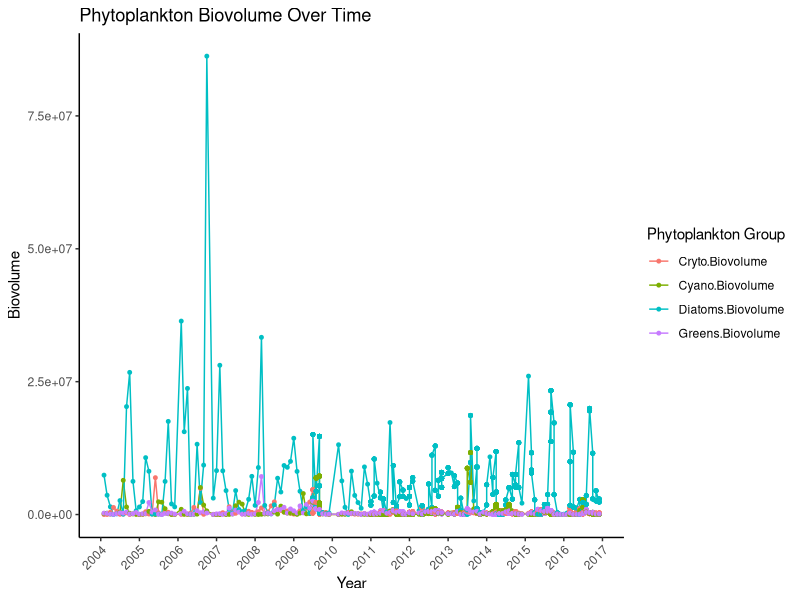
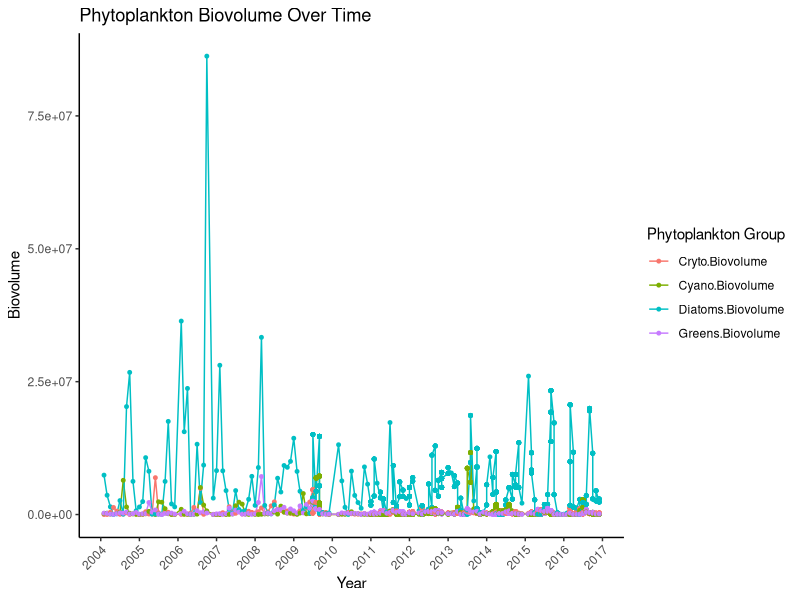

These charts were generated, in order, by the following R code: (Note: this script raises an error after producing the figures.)
#3/3/25
#plotting phytoplankton biovolumes

#library 
library(tidyverse)

#loading data
cryto_data<-read.csv("data/raw/csv/cryto_phyto_2004-2016.csv")
cyano_data<-read.csv("data/raw/csv/cyano_phyto_2004-2016.csv")
diatoms_data<-read.csv("data/raw/csv/diatoms_phyto_2004-2016.csv")
greens_data<-read.csv("data/raw/csv/greens_phyto_2004-2016.csv")

View(cryto_data)

#clean up the date format in data set
cryto_data<- cryto_data %>% 
  mutate(Date=dmy(Date),
         year = year(Date),  # Extract year
         month = month(Date),
         YearMonth = as.Date(paste(year, month, "01", sep = "-")))

cyano_data<- cyano_data %>% 
  mutate(Date=dmy(Date),
         year = year(Date),  # Extract year
         month = month(Date),
         YearMonth = as.Date(paste(year, month, "01", sep = "-")))

diatoms_data<- diatoms_data %>% 
  mutate(Date=dmy(Date),
         year = year(Date),  # Extract year
         month = month(Date),
         YearMonth = as.Date(paste(year, month, "01", sep = "-")))

greens_data<- greens_data %>% 
  mutate(Date=dmy(Date),
         year = year(Date),  # Extract year
         month = month(Date),
         YearMonth = as.Date(paste(year, month, "01", sep = "-")))

#combine into one dataset
biovol_data1 <- full_join(
  select(cryto_data, YearMonth, year, month, Cryto.Biovolume),  
  select(cyano_data, YearMonth, Cyano.Biovolume),  
  by = "YearMonth"
)
View(biovol_data1)

biovol_data2 <- full_join(
  select(diatoms_data, YearMonth, year, month, Diatoms.Biovolume),  
  select(greens_data, YearMonth, Greens.Biovolume),  
  by = "YearMonth"
)
View(biovol_data2)

biovol_fulldata <- full_join(
  select(biovol_data1, YearMonth, year, month, Cryto.Biovolume, Cyano.Biovolume),  
  select(biovol_data2, YearMonth, Diatoms.Biovolume, Greens.Biovolume),  
  by = "YearMonth")
View(biovol_fulldata)

#convert to long form 
biovol_long <- biovol_fulldata %>%
  pivot_longer(cols = ends_with("Biovolume"),  # Select biovolume columns
               names_to = "Phytoplankton_Group",  # Create new column for names
               values_to = "Biovolume")  # Create new column for values
View(biovol_long)

#plotting data biovolume over time grouped by phytoplankton group
plot_biovol<-ggplot(biovol_long, aes(x = YearMonth, y = Biovolume, color = Phytoplankton_Group)) +
  geom_line(linewidth=0.5) +  # Line plot
  geom_point(size=1) +  # Add points for better visibility
  scale_x_date(date_labels = "%Y", date_breaks = "1 year") +  # Format x-axis
  labs(title = "Phytoplankton Biovolume Over Time",
       x = "Year",
       y = "Biovolume",
       color = "Phytoplankton Group") +
  theme_classic() +  # Clean theme
  theme(axis.text.x = element_text(angle = 45, hjust = 1))  # Rotate x-axis labels

plot_biovol

ggsave("output/timeseries/phyto.png",plot_biovol,width=16,height=8,dpi=450)

#data with summed 
biovol_sumdata<- biovol_fulldata %>% 
  mutate(Total.Biovolume = rowSums(select(., ends_with("Biovolume")), na.rm = TRUE))

RB5_monthly_average<-read.csv("data/raw/csv/RB5_monitoring_data_monthly_average_1980-2023.csv")

biovol_chla <- full_join(
  select(biovol_sumdata, YearMonth, year, month, Total.Biovolume),  
  select(RB5_monthly_average, YearMonth, RB5.ChlA),  
  by = "YearMonth")

View(biovol_chla)

plot_biovolchla<-ggplot(biovol_chla, aes(x = Total.Biovolume, y = RB5.ChlA)) +
  geom_line(colour="lightblue",linewidth = 0.5) +  # Line plot
  geom_point(colour="grey",size = 1) +  # Add points
  geom_smooth(linetype="dashed",se=F,colour="black")+
  labs(title = "Total Biovolume of Phytoplankton vs Chlorophyll A",
       x = "Total Bio (Average)",
       y = "ChlA (Average)") +
  theme_classic()  # Clean theme

plot_biovolchla

ggsave("output/chlaproxy/biovolvschla.png",plot_biovolchla,width=16,height=8,dpi=450)

